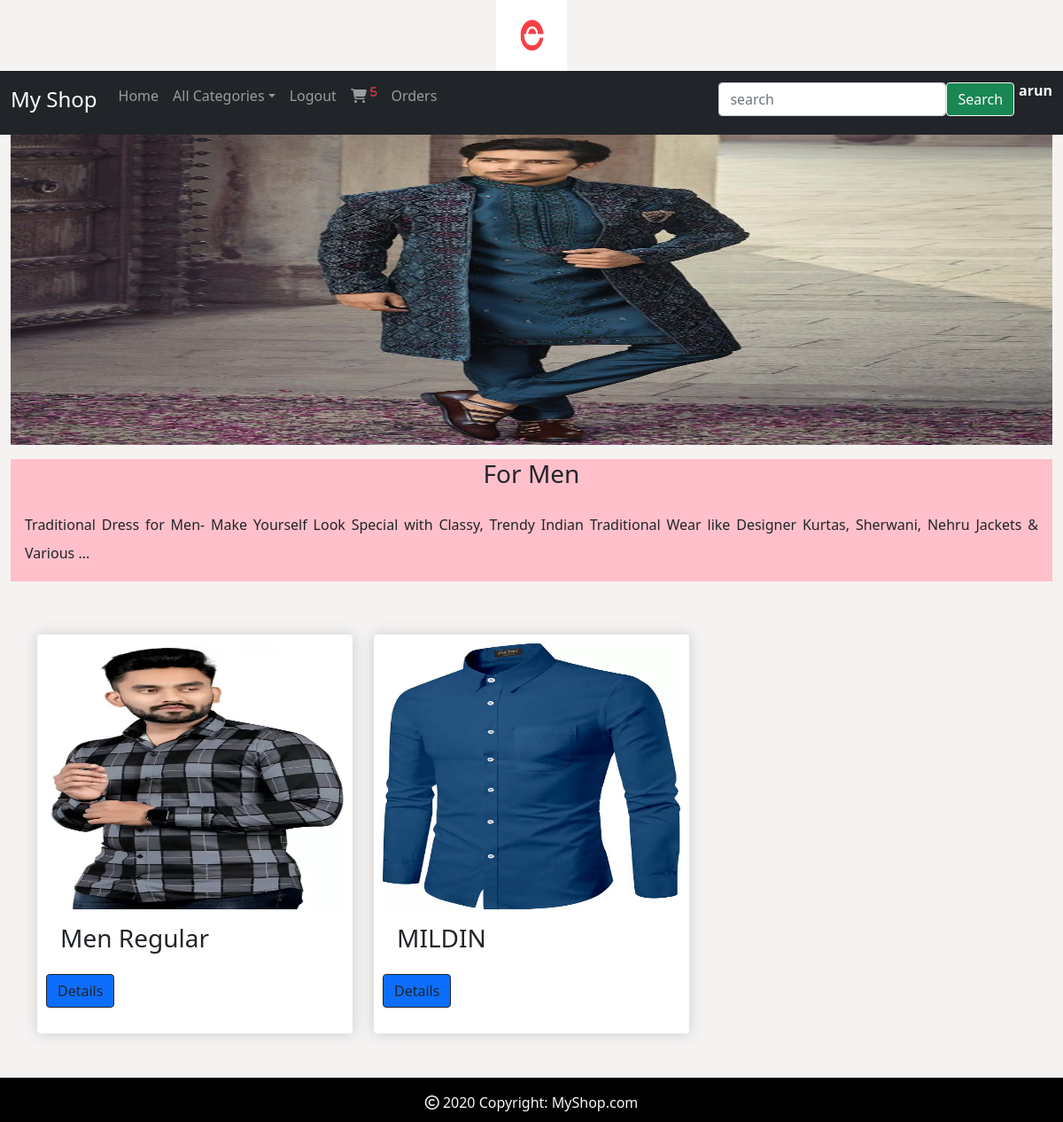
Screenshot of /product/Men (signed in) with the database file from the repository.
### shop/models.py (models this page shows, shortened)
class Category(models.Model):
    name=models.CharField(max_length=30)
    desc=models.TextField()
    image=models.ImageField(upload_to='category',null=True,blank=True)

class Product(models.Model):
    name=models.CharField(max_length=30)
    desc=models.TextField()
    image=models.ImageField(upload_to='product',blank=True,null=True)
    price=models.DecimalField(max_digits=10,decimal_places=2)
    stock=models.IntegerField()
    available=models.BooleanField(default=True)
    created=models.DateTimeField(auto_now_add=True)
    updated=models.DateTimeField(auto_now=True)
    category=models.ForeignKey(Category,on_delete=models.CASCADE)

### shop/views.py (the view)
# urls.py: path('product/<p>', views.products, name='product'),
@login_required
def products(request,p):
    i=Category.objects.get(name=p)
    c=Product.objects.filter(category=i)
    return render(request,template_name='products.html',context={'i':i,'c':c})

### cart/context_processors.py (called while the page is built)
def total(request):
    item_count=0
    if request.user.is_authenticated:
        u=request.user
        try:
            c = Cart.objects.filter(user=u)
            for i in c:
                item_count +=i.quantity
        except:
            item_count=0
    return{'count':item_count}

### shop/context_processors.py (called while the page is built)
def menulinks(request):
    links=Category.objects.all()
    return {'links':links}

### templates/products.html
{%extends 'base.html'%}
{%load static%}
{%block body%}
<div class="container-fluid">
    <img src="{{i.image.url}}" height="350px" width="100%;">
</div>
<div class="container-fluid mt-3">
    <div style="background-color:pink; margin-bottom:60px;">
        <h3 class="text-center">For {{i.name}}</h3>
        <p style="text-align:justify; line-height:2;" class="p-3">{{i.desc}}</p>
    </div>
</div>
<div class="container" style="margin-bottom:100px;">
    <div class="row">
        {%for i in c%}
        <div class="col-md-4">
            <div class="box-element" style="height:450px;">
                <img class="card-img-top box card-img" src="{{i.image.url}}" height="300px;">
                <div class="card-body">
                    <h3 class="card-title">{{i.name}}</h3>
                </div>
                    <a class="btn btn-primary btn-outline-dark" href="{%url 'shop:details' i.id%}">Details</a>
            </div>
        </div>
        {%endfor%}
    </div>
</div>
{%endblock%}

### templates/base.html (shortened to what this page needs)
<!DOCTYPE html>
{%load static%}
<html lang="en">
<head>
    <link href="https://cdn.jsdelivr.net/npm/bootstrap@5.0.2/dist/css/bootstrap.min.css" rel="stylesheet">
    <link rel="stylesheet" type="text/css" href="{%static 'css/style.css'%}">
    <link rel="stylesheet" type="text/css" href="{%static 'css/style.css'%}">
    <link rel="stylesheet" href="https://cdnjs.cloudflare.com/ajax/libs/font-awesome/6.5.1/css/all.min.css" />
</head>
<body>
<header>
    <div class="container-fluid">
        <center><img src="{%static 'images/logo.png'%}" height="80px" width="80px"></center>
    </div>
</header>
<nav class="navbar navbar-expand-lg navbar-dark bg-dark">
    <div class="container-fluid">
        <a class="navbar-brand" href="#"><h4>My Shop</h4></a>
        <div class="mb-2 collapse navbar-collapse" id="navbarSupportedContent">
            <ul class="navbar-nav me-auto mb-2">
                <li class="nav-item">
                    <a class="nav-link" href="{%url 'shop:home'%}">Home</a>
                </li>
                <li class="nav-item dropdown">
                    <a class="nav-link dropdown-toggle" href="#" id="navdropdown" data-bs-toggle="dropdown" role="button">All Categories</a>
                 {%if user.is_authenticated%}
                <li class="nav-item">
                    <a class="nav-link" href="{%url 'shop:logout'%}">Logout</a>
                </li>
                    {% if user.is_superuser == False %}
                </li>
                 <li class="nav-item">
                     <a class="nav-link" href="{%url 'cart:cartview'%}"><i class="fa-solid fa-cart-shopping"> <sup class="text-danger">{{count}}</sup></i></a>
                </li>
                <li class="nav-item">
                    <a class="nav-link" href="{%url 'cart:yourorders'%}">Orders</a>
                </li>
                {% endif %}
                {%endif%}
            </ul>
            {%if user.is_authenticated%}
            <form class="d-flex" method="post" action="{%url 'search:search'%}">
                <input type="search" class="form-control" placeholder="search" name="s">
                <button class="btn btn-success btn-outline-light" type="submit"> Search </button>
                <h6 class="fw-bold text-light" style="padding-left:5px;"> {{user.username}}</h6>
            </form>
            {%endif%}
        </div>
    </div>
</nav>
{%block body%}
{%endblock%}
<footer class="text-lg-start text-light footer">
  <div class="text-center p-3">
    <i class="fa-regular fa-copyright"></i> 2020 Copyright:
    <a class="text-light" href="#" style="text-decoration: none;">MyShop.com</a>
  </div>
</footer>
</body>
</html>

### static/css/style.css (style rules this page uses)
body { background-color: #f5f3f2; }
.footer { background-color:black; text-align:center; width:100%; height:50px; position:fixed; bottom:0; left:0; }
.card-img { width:100%; }
.box-element { box-shadow:hsl(0, 0%, 80%) 0 0 16px; background-color: #fff; border-radius: 4px; padding: 10px; }

### rows the page displays
Category: image (picture), name "Men", desc "Traditional Dress for Men- Make Yourself Look Special with Classy, Trendy Indian Traditional Wear like Designer Kurtas, Sherwani, Nehru Jackets & Various ..."
Product: image (picture), name "Men Regular"
Product: image (picture), name "MILDIN"

### other values shown
{{ count }} "5"
{{ user.username }} "arun"
